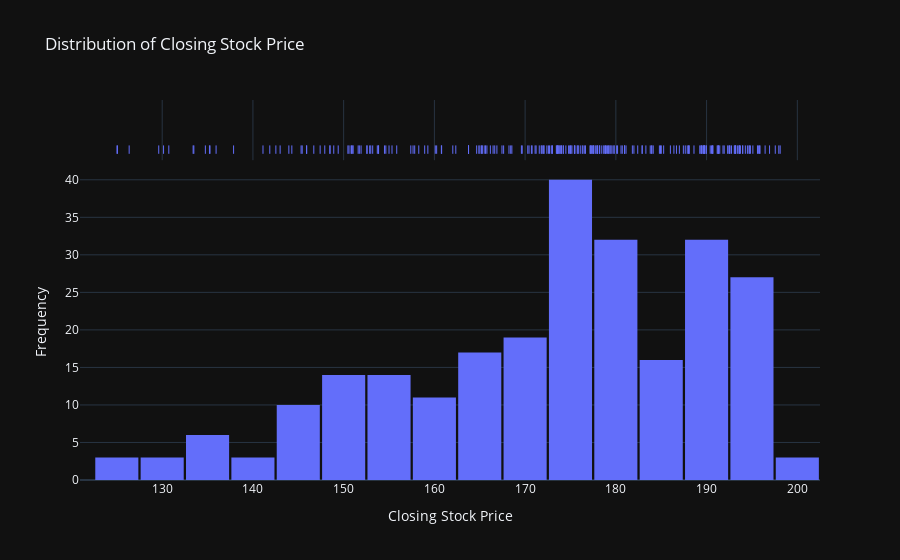

Notebook cell for this chart:
### Code cell
# Assuming df is your df1Frame containing the 'close' column

fig = px.histogram(df1, x='Close', nbins=30, marginal='rug', title='Distribution of Closing Stock Price')
fig.update_layout(xaxis_title='Closing Stock Price', yaxis_title='Frequency', bargap=0.05, template='plotly_dark')
fig.show()

### Figure 1 — Plotly figure (JSON) as saved in the notebook; plotly's stock layout.template omitted (floating-point values rounded to 4 significant figures; data arrays with more than 128 entries replaced by an {"elided": "..."} marker saying what was removed)
{"data": [{"alignmentgroup": "True", "bingroup": "x", "hovertemplate": "Close=%{x}<br>count=%{y}<extra></extra>", "legendgroup": "", "marker": {"color": "#636efa", "pattern": {"shape": ""}}, "name": "", "nbinsx": 30, "offsetgroup": "", "orientation": "v", "showlegend": false, "type": "histogram", "x": {"elided": "250 float values"}, "xaxis": "x", "yaxis": "y"}, {"alignmentgroup": "True", "boxpoints": "all", "fillcolor": "rgba(255,255,255,0)", "hoveron": "points", "hovertemplate": "Close=%{x}<extra></extra>", "jitter": 0, "legendgroup": "", "line": {"color": "rgba(255,255,255,0)"}, "marker": {"color": "#636efa", "symbol": "line-ns-open"}, "name": "", "offsetgroup": "", "showlegend": false, "type": "box", "x": {"elided": "250 float values"}, "xaxis": "x2", "yaxis": "y2"}], "layout": {"bargap": 0.05, "barmode": "relative", "legend": {"tracegroupgap": 0}, "title": {"text": "Distribution of Closing Stock Price"}, "xaxis": {"anchor": "y", "domain": [0, 1], "title": {"text": "Closing Stock Price"}}, "xaxis2": {"anchor": "y2", "domain": [0, 1], "matches": "x", "showgrid": true, "showticklabels": false}, "yaxis": {"anchor": "x", "domain": [0, 0.8316], "title": {"text": "Frequency"}}, "yaxis2": {"anchor": "x2", "domain": [0.8416, 1], "matches": "y2", "showgrid": false, "showline": false, "showticklabels": false, "ticks": ""}}}
